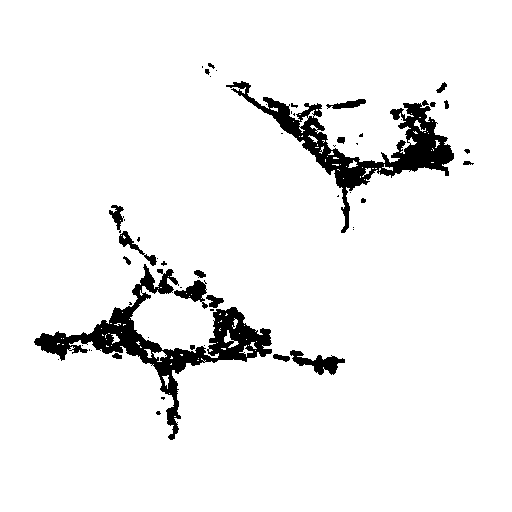
#> input picture binary_mdivi.png, 512 x 512 px, found by its file name
$ jupyter execute --allow-errors stats_ornet.ipynb
#> lines starting #> are read from the running program, lines starting #| are printed output that depends on the picture; after the words box and inside, x2 and y2 are one past the last pixel; in counts of white or black regions, pixels touching at a corner belong together
[cell 1]
# import relevant packages
import numpy as np
import pandas as pd
import glob
import matplotlib.pyplot as plt
import cv2
import napari
import cvlib as cv
from cvlib.object_detection import draw_bbox
from numpy.lib.polynomial import poly
import imageio
import skimage
from IPython.display import Image
from PIL import Image, ImageFilter
from skimage.io import imread
from skimage.filters import unsharp_mask
from io import BytesIO

[cell 2]
img = cv2.imread('C:/Users/blessing/Desktop/fine_seg_control.png', cv2.IMREAD_UNCHANGED)

# get dimensions of image
#> (the rest of this cell did not finish here and is left out)

[cell 3]
im = cv2.imread('C:/Users/blessing/Desktop/fine_seg_control.png')

print(type(im))
#| <class 'NoneType'>
# <class 'numpy.ndarray'>

#> (the rest of this cell did not finish here and is left out)

[cell 4]
#---Read image and obtain threshold---
im = cv2.imread('C:/Users/blessing/Desktop/binary_mdivi.png', 1)
#> im is the input picture: shape (512, 512, 3); 94% white; 53 black regions (31 under 20 px), largest, box (x1, y1, x2, y2) and area: (34, 264, 272, 440) 7144, (226, 81, 454, 233) 6204, (290, 350, 345, 375) 595
img = cv2.cvtColor(im,cv2.COLOR_BGR2GRAY)
ret, thresh = cv2.threshold(img, 120, 255, 1)
#> thresh: shape (512, 512); 6% white; 53 white regions (31 under 20 px)

#---Obtain contours---
contours, hierarchy = cv2.findContours(thresh, cv2.RETR_TREE,cv2.CHAIN_APPROX_SIMPLE)
#> contours = 183 contours, 144 with area under 20; largest, box (x1, y1, x2, y2) and area: (34, 264, 272, 440) 7086, (226, 81, 454, 233) 6131, (290, 350, 345, 375) 518, (174, 280, 208, 309) 364, (119, 231, 157, 266) 234
cnts = contours
#> cnts has the same summary as contours
cv2.drawContours(im, contours, -1, (0, 255, 0), 1)
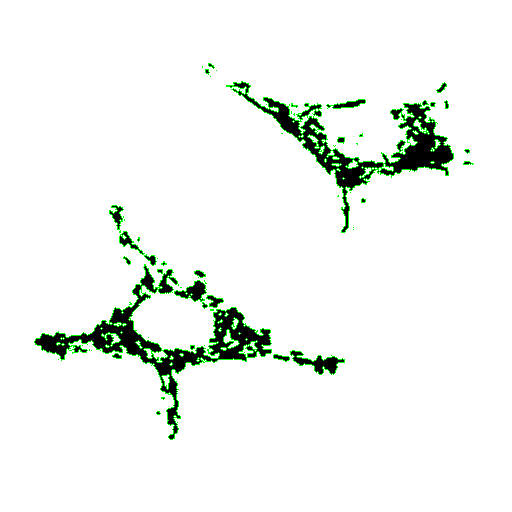
#> im: shape (512, 512, 3); 1.71% of pixels changed, all inside (x1, y1, x2, y2) = (34, 63, 474, 440)

#---Compute the center/mean of the contours---
#> (the rest of this cell did not finish here and is left out)

[cell 5]
#---Read image and obtain threshold---
im = cv2.imread('C:/Users/blessing/Desktop/llo_binary.png', 1)
#> (the rest of this cell did not finish here and is left out)

[cell 6]
#---Read image and obtain threshold---
im = cv2.imread('C:/Users/blessing/Desktop/binary.png', 1)
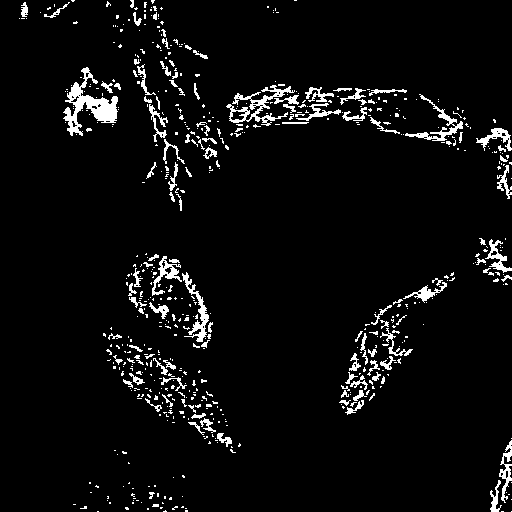
#> input picture binary.png, 512 x 512 px, found by its file name
#> im is the input picture: shape (512, 512, 3); 5% white; 617 white regions (505 under 20 px), largest, box (x1, y1, x2, y2) and area: (63, 67, 118, 136) 1318, (226, 85, 295, 126) 786, (182, 272, 209, 342) 503
img = cv2.cvtColor(im,cv2.COLOR_BGR2GRAY)
ret, thresh = cv2.threshold(img, 120, 255, 1)
#> thresh: shape (512, 512); 95% white; 617 black regions (505 under 20 px)

#---Obtain contours---
contours, hierarchy = cv2.findContours(thresh, cv2.RETR_TREE,cv2.CHAIN_APPROX_SIMPLE)
#> contours = 727 contours, 558 with area under 20; largest, box (x1, y1, x2, y2) and area: (0, 0, 512, 512) 259415, (62, 66, 119, 137) 1566, (245, 84, 295, 124) 668, (181, 271, 210, 343) 638, (151, 255, 183, 297) 478
cnts = contours
#> cnts has the same summary as contours
cv2.drawContours(im, contours, -1, (0, 255, 0), 1)
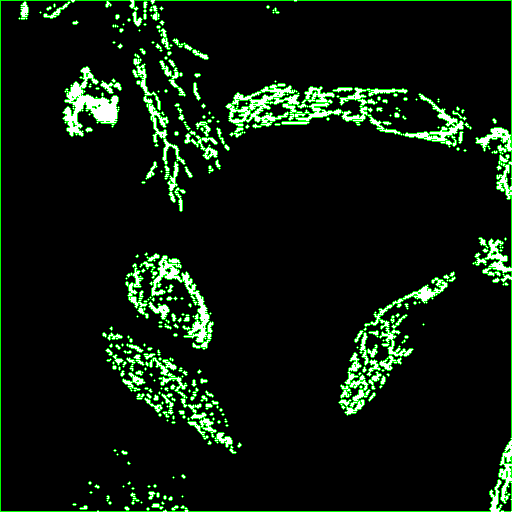
#> im: shape (512, 512, 3); 5.07% of pixels changed, all inside (x1, y1, x2, y2) = (0, 0, 512, 512)

#---Compute the center/mean of the contours---
#> (the rest of this cell did not finish here and is left out)

[cell 7]
image = cv2.imread('C:/Users/blessing/Desktop/binary.png')
gray = cv2.cvtColor(image, cv2.COLOR_BGR2GRAY)
plt.imshow(gray, cmap='gray')
#> (this line was passed over: IPython is not available in this run)

[cell 8]
# calculate number of objects in image

# first read the image and convert to grayscale
image = cv2.imread('C:/Users/blessing/Desktop/binary.png')
gray = cv2.cvtColor(image, cv2.COLOR_BGR2GRAY)

# Next, blur the image to avoid noises using any of the filters
blur = cv2.GaussianBlur(gray, (11, 11), 0)
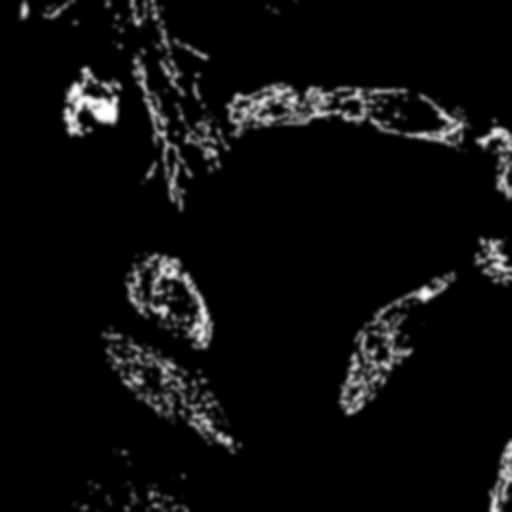
#> blur: shape (512, 512); min 0, max 255, mean 12.6

# detect edges using a canny algorithm
canny = cv2.Canny(blur, 30, 150, 3)
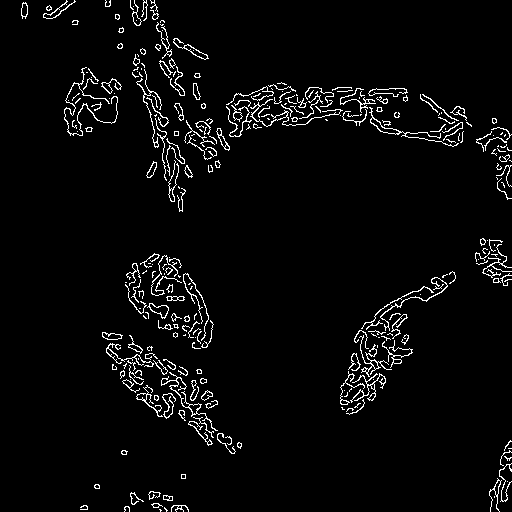
#> canny: shape (512, 512); 3.7% white in thin lines or dots

# connect the edges to make them thiker and more visible
dilated = cv2.dilate(canny, (1, 1), iterations=0)

#  calculate the contour in image and convert image into RGB from BGR and then draw the contours
(cnt, hierarchy) = cv2.findContours(
    dilated.copy(), cv2.RETR_EXTERNAL, cv2.CHAIN_APPROX_NONE)
#> cnt = 291 contours, 227 with area under 20; largest, box (x1, y1, x2, y2) and area: (369, 107, 459, 147) 174, (147, 303, 169, 319) 154, (173, 38, 209, 60) 135, (161, 372, 218, 431) 128, (359, 335, 392, 377) 101
rgb = cv2.cvtColor(image, cv2.COLOR_BGR2RGB)
cv2.drawContours(rgb, cnt, -1, (0, 255, 0), 2)
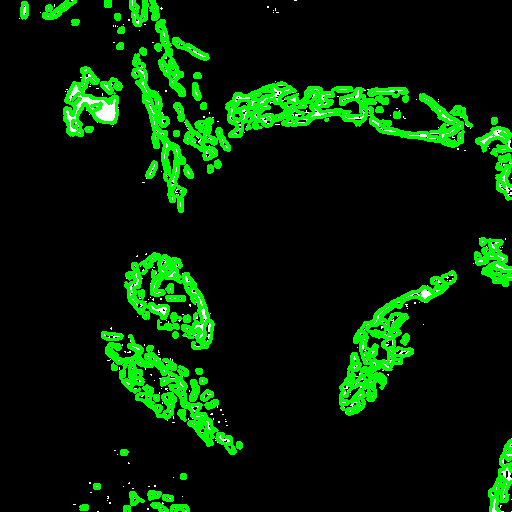
#> rgb: shape (512, 512, 3); 11.51% of pixels changed, all inside (x1, y1, x2, y2) = (20, 0, 512, 512)


print("The number of objects in this image: ", len(cnt))
#| The number of objects in this image:  291
